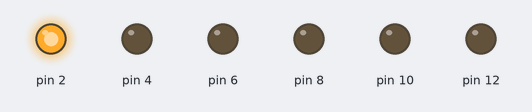
Recording of a sketch running on a simulated Arduino Uno, built with avr-gcc and run on an emulated ATmega328P. Shown: output pins drawn as LEDs (lit = HIGH).

Above: at 0.1 s.
At 0.9 s:
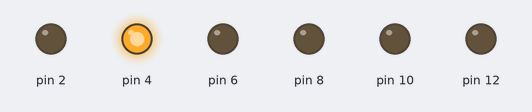
At 1.3 s:
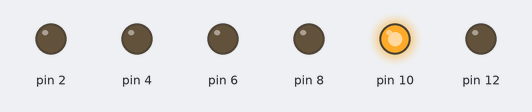
At 2.7 s:
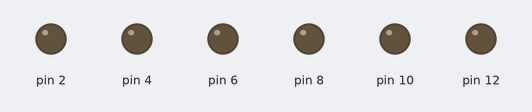
At 4.1 s:
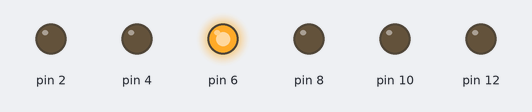
At 5.3 s:
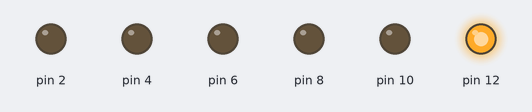
Timing chart, 0 to 5.6 s (numbered marks = the images above):
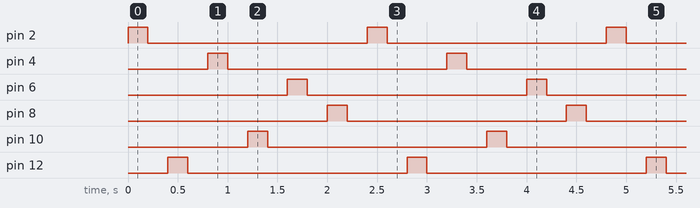

The sketch:

light-v1.ino
```cpp
void setup() { // Выполняется один раз
  pinMode(2, OUTPUT); // синий верхний
  pinMode(4, OUTPUT); // красный верхний
  pinMode(6, OUTPUT); // белый верхний
  pinMode(8, OUTPUT); // белый нижний
  pinMode(10, OUTPUT); // красный нижний
  pinMode(12, OUTPUT); // синий нижний

}
void loop() { // Цикл
  // синие
  digitalWrite(2, HIGH);
  delay(200);
  digitalWrite(2, LOW);
  delay(200);
  digitalWrite(12, HIGH);
  delay(200);
  digitalWrite(12, LOW);
  delay(200);
  // красные
  digitalWrite(4, HIGH);
  delay(200);
  digitalWrite(4, LOW);
  delay(200);
  digitalWrite(10, HIGH);
  delay(200);
  digitalWrite(10, LOW);
  delay(200);
  // белые
  digitalWrite(6, HIGH);
  delay(200);
  digitalWrite(6, LOW);
  delay(200);
  digitalWrite(8, HIGH);
  delay(200);
  digitalWrite(8, LOW);
  delay(200);
}
```

Measured:
- by itself, pin 2, pin 4, pin 6, pin 8, pin 10, pin 12: alternates HIGH for 0.20 s and LOW for 2.2 s
- by itself, everything shown: repeats every 2.4 s, in 12 steps
